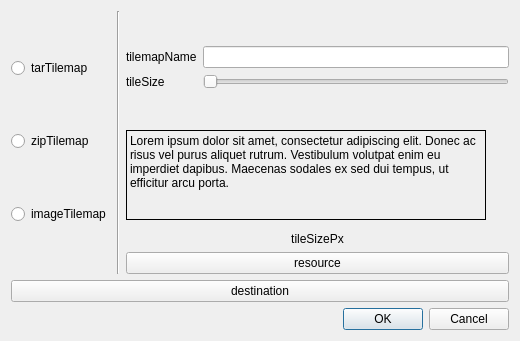
<?xml version="1.0" encoding="UTF-8"?>
<ui version="4.0">
 <class>Dialog</class>
 <widget class="QDialog" name="Dialog">
  <property name="geometry">
   <rect>
    <x>0</x>
    <y>0</y>
    <width>520</width>
    <height>341</height>
   </rect>
  </property>
  <property name="minimumSize">
   <size>
    <width>520</width>
    <height>341</height>
   </size>
  </property>
  <property name="maximumSize">
   <size>
    <width>520</width>
    <height>341</height>
   </size>
  </property>
  <property name="windowTitle">
   <string>Dialog</string>
  </property>
  <layout class="QGridLayout" name="gridLayout">
   <item row="2" column="0">
    <widget class="QDialogButtonBox" name="buttonBox">
     <property name="orientation">
      <enum>Qt::Horizontal</enum>
     </property>
     <property name="standardButtons">
      <set>QDialogButtonBox::Cancel|QDialogButtonBox::Ok</set>
     </property>
    </widget>
   </item>
   <item row="0" column="0">
    <layout class="QVBoxLayout" name="verticalLayout">
     <item>
      <layout class="QHBoxLayout" name="horizontalLayout">
       <item>
        <layout class="QGridLayout" name="gridLayout_3">
         <item row="0" column="0">
          <widget class="QRadioButton" name="radioButton">
           <property name="text">
            <string>tarTilemap</string>
           </property>
          </widget>
         </item>
         <item row="1" column="0">
          <widget class="QRadioButton" name="radioButton_2">
           <property name="text">
            <string>zipTilemap</string>
           </property>
          </widget>
         </item>
         <item row="2" column="0">
          <widget class="QRadioButton" name="radioButton_3">
           <property name="text">
            <string>imageTilemap</string>
           </property>
          </widget>
         </item>
        </layout>
       </item>
       <item>
        <widget class="Line" name="line">
         <property name="orientation">
          <enum>Qt::Vertical</enum>
         </property>
        </widget>
       </item>
       <item>
        <layout class="QGridLayout" name="gridLayout_2">
         <item row="3" column="0">
          <widget class="QPushButton" name="resourceBtn">
           <property name="text">
            <string>resource</string>
           </property>
          </widget>
         </item>
         <item row="0" column="0">
          <layout class="QFormLayout" name="formLayout">
           <property name="formAlignment">
            <set>Qt::AlignLeading|Qt::AlignLeft|Qt::AlignVCenter</set>
           </property>
           <property name="bottomMargin">
            <number>0</number>
           </property>
           <item row="1" column="0">
            <widget class="QLabel" name="tileSizeLabel">
             <property name="text">
              <string>tileSize</string>
             </property>
            </widget>
           </item>
           <item row="1" column="1">
            <widget class="QSlider" name="horizontalSlider">
             <property name="orientation">
              <enum>Qt::Horizontal</enum>
             </property>
            </widget>
           </item>
           <item row="0" column="0">
            <widget class="QLabel" name="tilemapNameLabel">
             <property name="text">
              <string>tilemapName</string>
             </property>
            </widget>
           </item>
           <item row="0" column="1">
            <widget class="QLineEdit" name="tilemapNameLineEdit"/>
           </item>
          </layout>
         </item>
         <item row="2" column="0">
          <widget class="QLabel" name="tileSizePxLabel">
           <property name="maximumSize">
            <size>
             <width>16777215</width>
             <height>20</height>
            </size>
           </property>
           <property name="text">
            <string>tileSizePx</string>
           </property>
           <property name="alignment">
            <set>Qt::AlignBottom|Qt::AlignHCenter</set>
           </property>
          </widget>
         </item>
         <item row="1" column="0">
          <widget class="QLabel" name="formatInfoLabel">
           <property name="minimumSize">
            <size>
             <width>360</width>
             <height>90</height>
            </size>
           </property>
           <property name="maximumSize">
            <size>
             <width>360</width>
             <height>90</height>
            </size>
           </property>
           <property name="frameShape">
            <enum>QFrame::Box</enum>
           </property>
           <property name="text">
            <string>Lorem ipsum dolor sit amet, consectetur adipiscing elit. Donec ac risus vel purus aliquet rutrum. Vestibulum volutpat enim eu imperdiet dapibus. Maecenas sodales ex sed dui tempus, ut efficitur arcu porta.</string>
           </property>
           <property name="alignment">
            <set>Qt::AlignLeading|Qt::AlignLeft|Qt::AlignTop</set>
           </property>
           <property name="wordWrap">
            <bool>true</bool>
           </property>
          </widget>
         </item>
        </layout>
       </item>
      </layout>
     </item>
     <item>
      <widget class="QPushButton" name="destinationBtn">
       <property name="text">
        <string>destination</string>
       </property>
      </widget>
     </item>
    </layout>
   </item>
  </layout>
 </widget>
 <resources/>
 <connections>
  <connection>
   <sender>buttonBox</sender>
   <signal>accepted()</signal>
   <receiver>Dialog</receiver>
   <slot>accept()</slot>
   <hints>
    <hint type="sourcelabel">
     <x>248</x>
     <y>254</y>
    </hint>
    <hint type="destinationlabel">
     <x>157</x>
     <y>274</y>
    </hint>
   </hints>
  </connection>
  <connection>
   <sender>buttonBox</sender>
   <signal>rejected()</signal>
   <receiver>Dialog</receiver>
   <slot>reject()</slot>
   <hints>
    <hint type="sourcelabel">
     <x>316</x>
     <y>260</y>
    </hint>
    <hint type="destinationlabel">
     <x>286</x>
     <y>274</y>
    </hint>
   </hints>
  </connection>
 </connections>
</ui>
